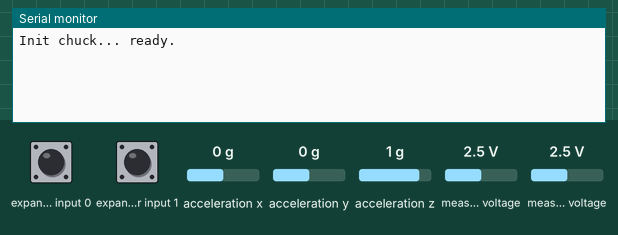
The sketch below on a simulated Arduino Uno, built with avr-gcc and run on an emulated ATmega328P. Shown: the last lines printed to the serial monitor. Wiring (inferred from the names in the program): Wii Nunchuk at I2C address 0x52. The test bench sets the inputs (shaded band); at power-on: measured voltage 2.5 V, expander input 0 HIGH, expander input 1 HIGH, acceleration x 0 g, acceleration y 0 g, acceleration z 1 g.

Above: at 1.2 s.
1.3 s: measured voltage (sensor 200) set to 0.1 V
At 1.37 s:
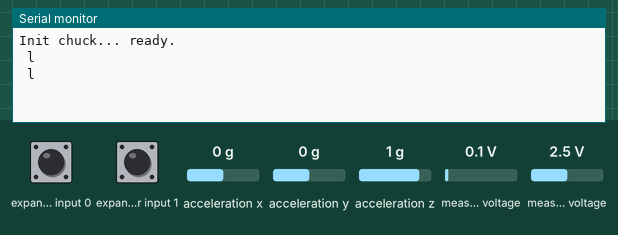
3.2 s: measured voltage (sensor 201) set to 0.1 V
At 3.24 s:
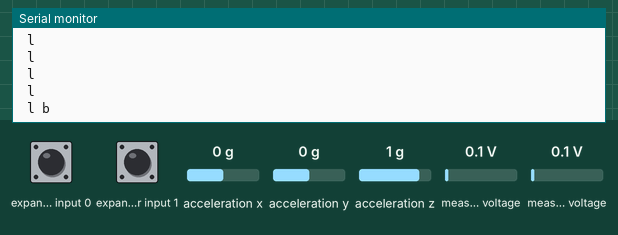
5.1 s: expander input 0 pulled LOW for 0.15 s
At 5.15 s:
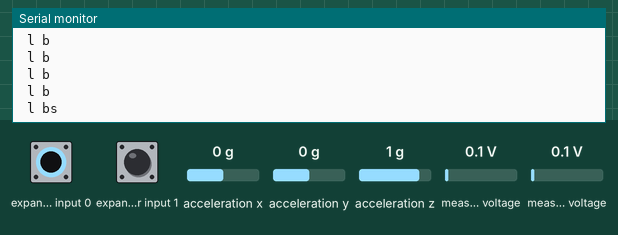
6.7 s: measured voltage (sensor 200) set to 2.5 V
At 6.76 s:
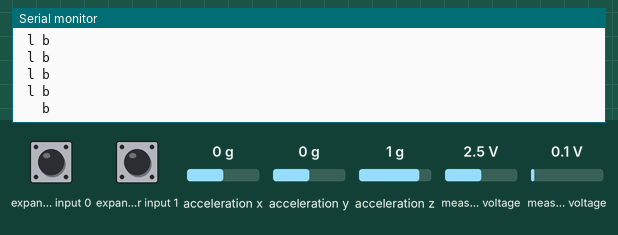
8.6 s: expander input 0 pulled LOW for 1 s
At 8.62 s:
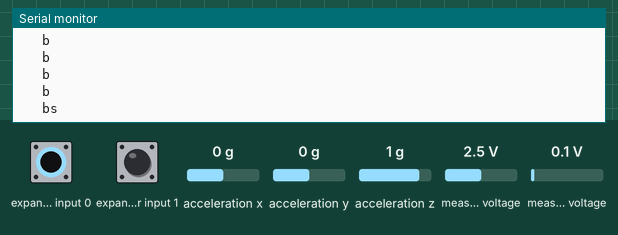
11.1 s: measured voltage (sensor 201) set to 3.8 V
At 11.14 s:
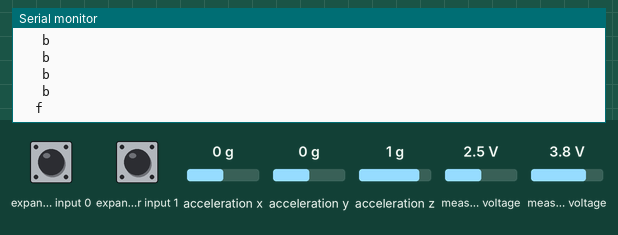

The sketch:

wiichuck.ino
```cpp
#include <Wire.h>
#include "ArduinoNunchuck.h"

#define BAUDRATE 9600

ArduinoNunchuck nunchuck = ArduinoNunchuck();

void setup()
{
  Serial.begin(BAUDRATE);
  Serial.print("Init chuck... ");
  while (true) {
    byte result = nunchuck.init();
    if (result != 0) Serial.print(result);
    else break;
    delay(500);
  }
  Serial.println("ready.");
}

void loop()
{
  delay(50);

  byte result = nunchuck.update();
  if (result == 0) {

    if ((nunchuck.analogX > 150) || (nunchuck.analogX < 90) ||
        (nunchuck.analogY > 150) || (nunchuck.analogY < 90) ||
        (nunchuck.zButton == 1)) {

      if (nunchuck.analogX > 150) Serial.print('r'); else Serial.print(' ');
      if (nunchuck.analogX < 90) Serial.print('l'); else Serial.print(' ');
      if (nunchuck.analogY > 150) Serial.print('f'); else Serial.print(' ');
      if (nunchuck.analogY < 90) Serial.print('b'); else Serial.print(' ');
      if (nunchuck.zButton == 1) Serial.print('s'); else Serial.print(' ');

      Serial.println("");
    }
  }
}
```

ArduinoNunchuck.cpp
```cpp
// (licence header left out)
#include <Arduino.h>
#include <Wire.h>
#include <utility/twi.h>
#include "ArduinoNunchuck.h"

#define ADDRESS 0x52
#define TWI_FREQ_NUNCHUCK 400000L
#define CPU_FREQ 8000000L

byte ArduinoNunchuck::init()
{
  Wire.begin();
  TWBR = ((CPU_FREQ / TWI_FREQ_NUNCHUCK) - 16) / 2;

  byte result = ArduinoNunchuck::_sendByte(0x55, 0xF0);
  if (result == 0) result = ArduinoNunchuck::_sendByte(0x00, 0xFB);
  if (result == 0) result = ArduinoNunchuck::_sendByte(0x00, 0x40);
  if (result == 0) result = ArduinoNunchuck::_sendByte(0x37, 0x12);

  return result;
}

byte ArduinoNunchuck::update()
{
  int count = 0;
  int values[6];

  Wire.requestFrom(ADDRESS, 6);

  while(Wire.available())
  {
    values[count] = Wire.read();
    count++;
  }

  ArduinoNunchuck::analogX = values[0];
  ArduinoNunchuck::analogY = values[1];
  ArduinoNunchuck::accelX = (values[2] << 2) | ((values[5] >> 2) & 3);
  ArduinoNunchuck::accelY = (values[3] << 2) | ((values[5] >> 4) & 3);
  ArduinoNunchuck::accelZ = (values[4] << 2) | ((values[5] >> 6) & 3);
  ArduinoNunchuck::zButton = !((values[5] >> 0) & 1);
  ArduinoNunchuck::cButton = !((values[5] >> 1) & 1);

  return ArduinoNunchuck::_sendByte(0x00, 0x00);
}

byte ArduinoNunchuck::_sendByte(byte data, byte location)
{
  Wire.beginTransmission(ADDRESS);

  Wire.write(location);
  Wire.write(data);

  return Wire.endTransmission();

  delay(10);
}
```

ArduinoNunchuck.h
```cpp
// (licence header left out)
#ifndef ArduinoNunchuk_H
#define ArduinoNunchuk_H

#include <Arduino.h>

class ArduinoNunchuck
{
  public:
    int analogX;
    int analogY;
    int accelX;
    int accelY;
    int accelZ;
    int zButton;
    int cButton;

    byte init();
    byte update();

  private:
    byte _sendByte(byte data, byte location);
};

#endif
```

Measured:
- after the input at 1.3 s, the serial monitor: prints a new line at once (image 1)
- after the input at 3.2 s, the serial monitor: prints a new line at once (image 2)
- after the input at 5.1 s, the serial monitor: prints a new line at once (image 3)
- after the input at 6.7 s, the serial monitor: prints a new line after 0.05 s (image 4)
- after the input at 8.6 s, the serial monitor: prints a new line at once (image 5)
- after the input at 11.1 s, the serial monitor: prints a new line at once (image 6)
